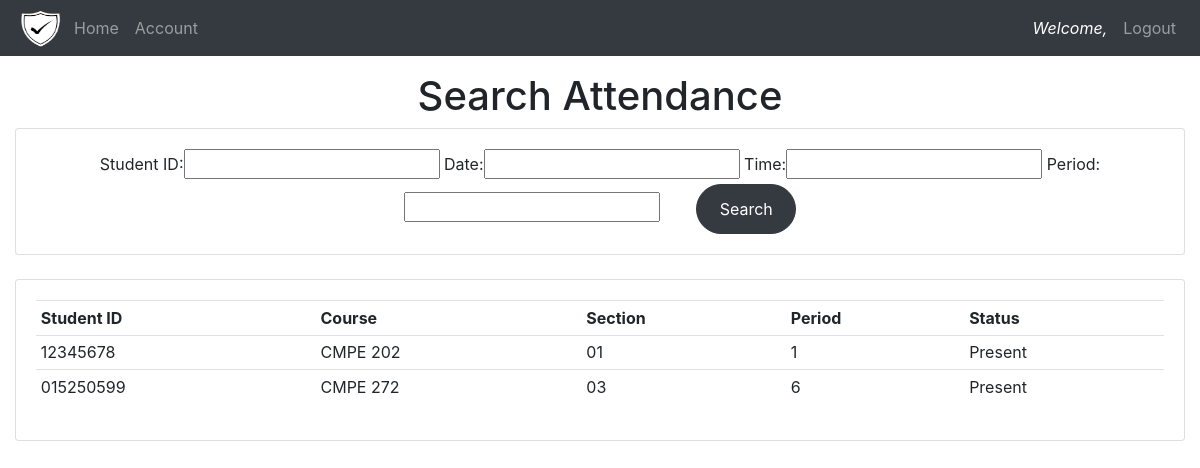
Before: /searchattendence/ with the older database file.
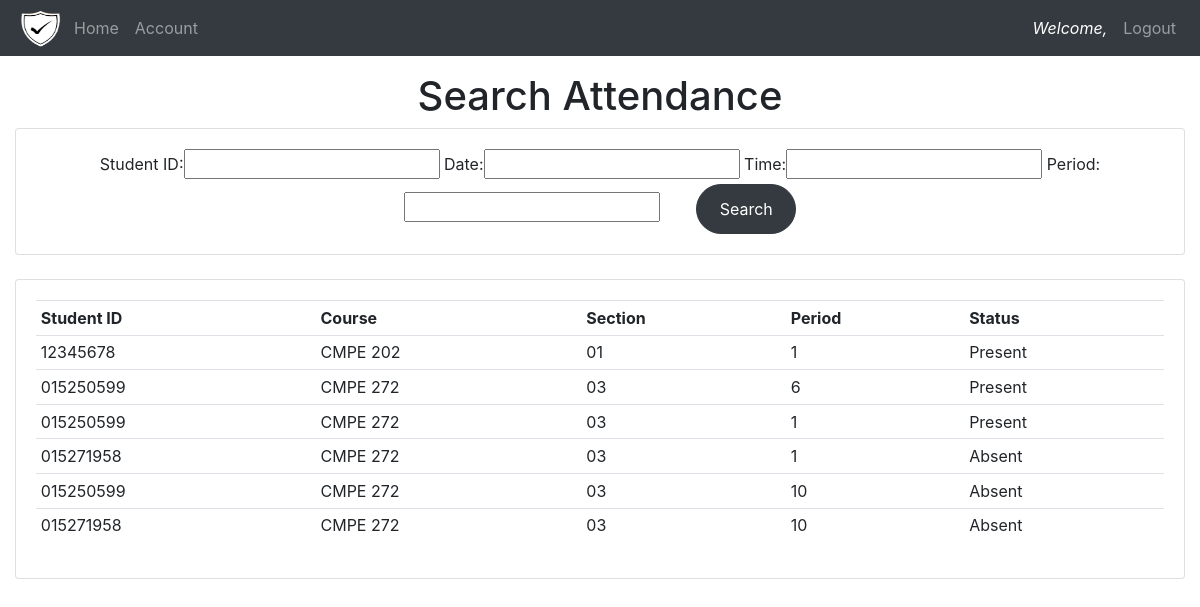
After: the same page with the newer database file.
### attendence_sys/models.py (models this page shows, shortened)
class Attendence(models.Model):
    Faculty_Name = models.CharField(max_length=200, null=True, blank=True)
    Student_ID = models.CharField(max_length=200, null=True, blank=True)
    date = models.DateField(auto_now_add = True, null = True)
    time = models.TimeField(auto_now_add=True, null = True)
    branch = models.CharField(max_length=200, null = True)
    section = models.CharField(max_length=200, null = True)
    period = models.CharField(max_length=200, null = True)
    status = models.CharField(max_length=200, null = True, default='Absent')

### attendence_sys/views.py (the view)
# urls.py: path('searchattendence/', views.searchAttendence, name='searchattendence'),
def searchAttendence(request):
    attendences = Attendence.objects.all()
    myFilter = AttendenceFilter(request.GET, queryset=attendences)
    attendences = myFilter.qs
    context = {'myFilter':myFilter, 'attendences': attendences, 'ta':False}
    return render(request, 'attendance.html', context)

### attendence_sys/templates/attendance.html (shortened to what this page needs)
{% extends 'main.html' %}
{% block content %}
{% if ta == False %}
<center><h1>Search Attendance</h1></center>
<div class="row">
	<div class="col">
		<div class="card card-body">
			<center>
				<form method="get">
					{{myFilter.form}}
		    		<button class="btn btn-dark" type="submit" style="border-radius: 2rem; width: 100px; margin-left: 2rem; padding:0.75rem;">Search</button>
				</form>
			</center>
		</div>
	</div>
</div>
<br>
<div class="row">
	<div class="col-sm-12">
		<div class="card card-body">
			<table class="table table-sm">
				<tr>
					<th>Student ID</th>
					<th>Course</th>
					<th>Section</th>
					<th>Period</th>
					<th>Status</th>
				</tr>
				{% for attendence in attendences %}
				<tr>
                    <td>{{ attendence.Student_ID }}</td>
					<td>{{ attendence.branch }}</td>
					<td>{{ attendence.section }}</td>
					<td>{{ attendence.period }}</td>
					<td>{{ attendence.status }}</td>
				</tr>
				{% endfor %}
			</table>
		</div>
	</div>
</div>
{% endif %}
{% endblock %}

Changed rows visible on the page:
added Attendence: Student_ID "015250599", branch "CMPE 272", section "03", period "1", status "Present"
added Attendence: Student_ID "015271958", branch "CMPE 272", section "03", period "1", status "Absent"
added Attendence: Student_ID "015250599", branch "CMPE 272", section "03", period "10", status "Absent"
added Attendence: Student_ID "015271958", branch "CMPE 272", section "03", period "10", status "Absent"
